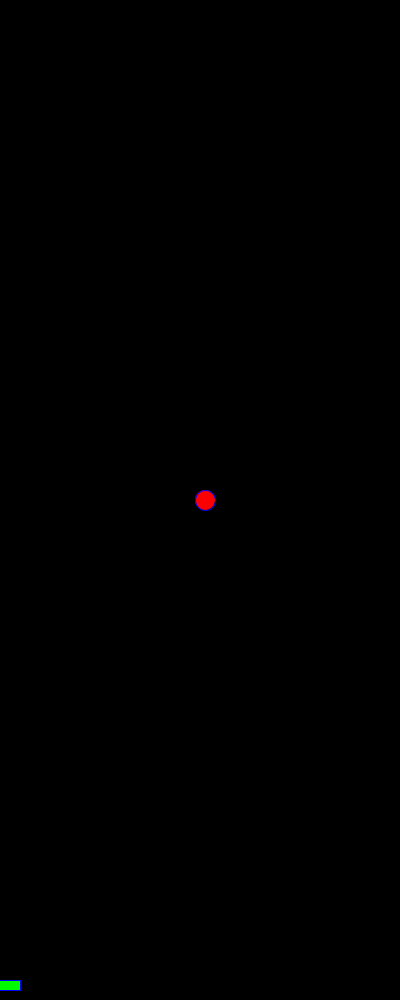
Frame 1 (no input)
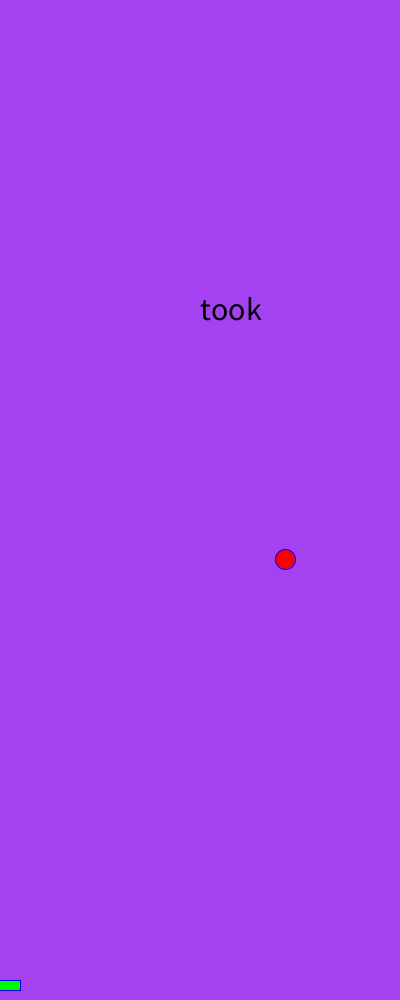
Frame 60 (the mouse pressed at the canvas centre just before this capture)
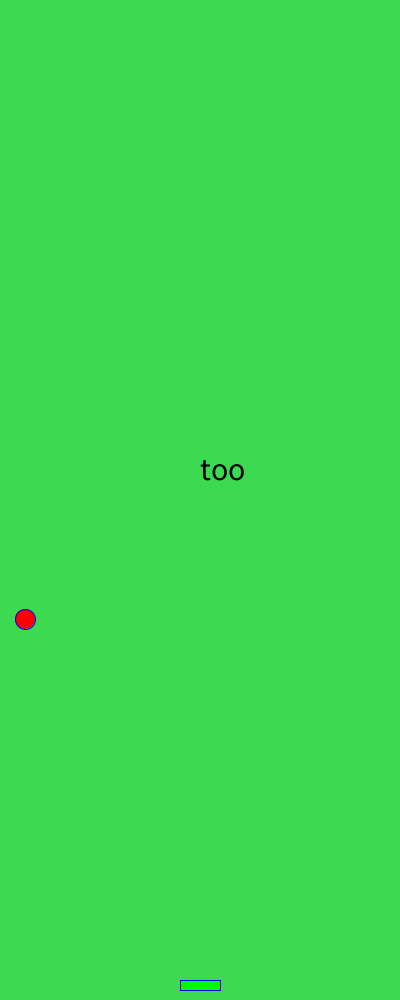
Frame 120 (the mouse held since frame 60 and released just before this capture)

The Processing sketch that drew these frames (run headless with seeded random() and noise(); from frame 60 on, the mouse is pressed at the canvas centre):

// Processing sketch: Pong
// ── Pong.pde
int x = 200;
int y = 500;
int bX = 200;
boolean yDir = true;
boolean xDir = true;
int a = 5;
int l = 0;
int l2 = 0;
int l3 = 0;
int phrase = 0;
String a1 = "This";
String a2 = "took";
String a3 = "too";
String a4 = "long";
String a5 = "to";
String a6 = "make";
void setup(){
size(400,1000);
background(0,0,0);
}
void draw(){
  
  if (xDir == true){
    x += a;
    if (x>394){
    xDir = false;
    l = (int)random(0,255);
  l2 = (int)random(0,255);
  l3 = (int)random(0,255); 
  phrase += 1;
  if (phrase == 6){
  phrase = 0;
  }
    }
  }
  if (xDir == false){
  x -= a;
  if (x< 6){
  xDir = true; 
  l = (int)random(0,255);
  l2 = (int)random(0,255);
  l3 = (int)random(0,255);  
  phrase += 1;
  if (phrase == 6){
  phrase = 0;
  }
  }
  }
  
  
  
  
  
  

//  if (mousePressed == true){
 // print(((x < mouseX + 30) && (x > mouseX - 30)),((y < 980) && (y > 0)));
//  mousePressed = false;
 // }
  bX = mouseX-20;
  if (mousePressed == true){
   
}
  background(l,l2,l3);
  textSize(32);
  fill(0,0,0);
  if (phrase == 0){
  text(a1,200,60);
  }
  if (phrase == 1){
  text(a2,200,320);
  }
  if (phrase == 2){
  text(a3,200,480);
  }
  if (phrase == 3){
  text(a4,200,640);
  }
  if (phrase == 4){
  text(a5,200,800);
  }
  if (phrase == 5){
  text(a6,200,960);
  }
fill(250,0,0);
stroke(0,0,250);
ellipse(x,y,20,20);
if (y < 5){
yDir = true;
l = (int)random(0,255);
  l2 = (int)random(0,255);
  l3 = (int)random(0,255);  
  phrase += 1;
  if (phrase == 6){
  phrase = 0;
  }
}
if (y> 995){
yDir = false;
l = (int)random(0,255);
  l2 = (int)random(0,255);
  l3 = (int)random(0,255);  
  phrase += 1;
  if (phrase == 6){
  phrase = 0;
  }
}
if (yDir == false){
y = y-1;
}
if (yDir == true){
y = y+1;
if (checkLoc(x,y) == true){
yDir = false;

  phrase += 1;
  if (phrase == 6){
  phrase = 0;
  }
}
}


fill(0,250,0);
rect(bX,980, 40,10);
}


boolean checkLoc(int ballX, int ballY){
  
  if (((ballX < mouseX + 30) && (ballX > mouseX - 30)) && ((ballY < 980) && (ballY > 960))) {
  return true;
  }
  else{
  return false;
  }
}
